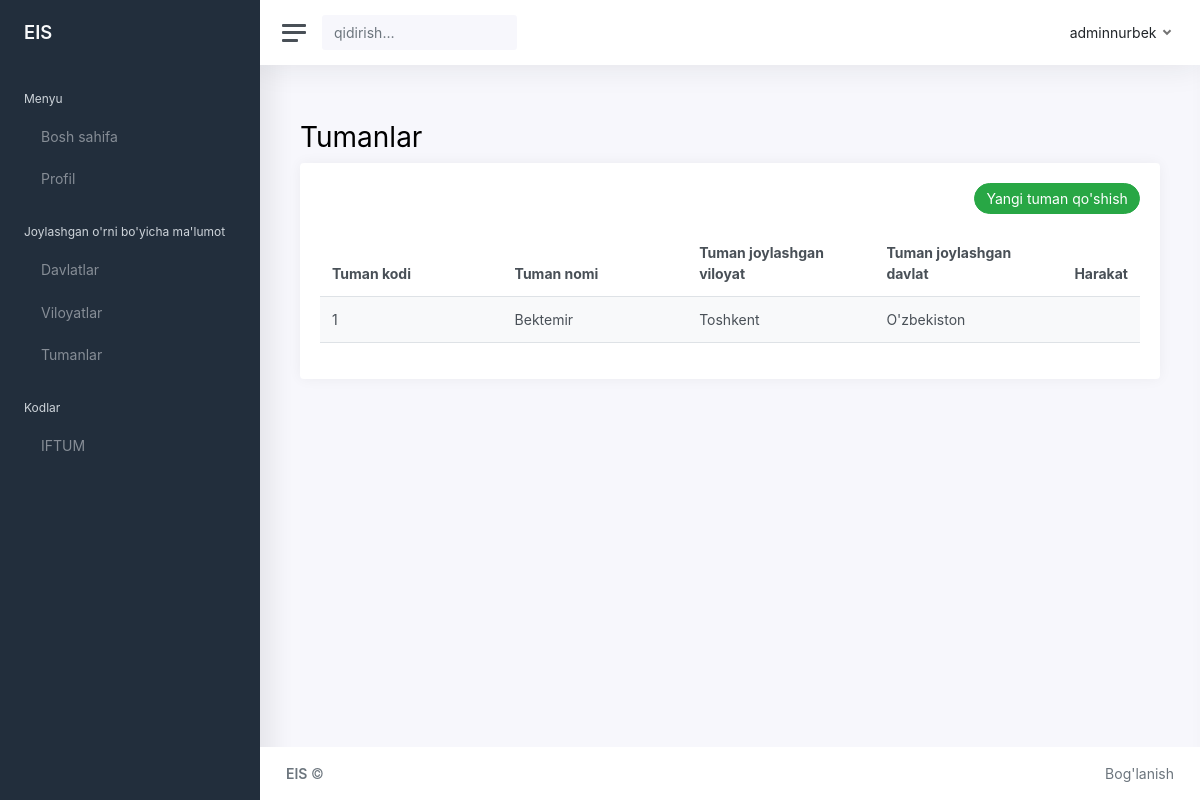
The app's page /secondadmin/tuman with its own data.
### secondadmin/models.py (models this page shows, shortened)
class Tuman(models.Model):
    tuman_davlati = models.CharField('Tuman/shahar joylashgan davlat', max_length=100)
    tuman_viloyati = models.CharField('Tuman/shahar joylashgan viloyat', max_length=100)
    tuman_kodi = models.IntegerField('Tuman/shahar kodi')
    tuman_nomi = models.CharField('Tuman/shahar nomi', max_length=100)
    owner = models.ForeignKey(to=User, on_delete=models.CASCADE)
    class Meta:
        ordering: ['-tuman_kodi']
        verbose_name_plural = '03_Tumanlar'

### secondadmin/views.py (the view)
# urls.py: path('tuman', views.tuman, name='tuman'),
def tuman(request):
    tuman = Tuman.objects.all()
    context = {
        'tuman': tuman
    }
    return render(request, 'secondadmin/parts/03_tuman.html', context)

### templates/secondadmin/parts/03_tuman.html (shortened to what this page needs)
{% extends 'secondadmin/base_sa.html' %}
{% block namepage %}
Tumanlar
{% endblock namepage %}
{% block content %}
<div class="row">
    <div class="col-12">
        <div class="card">
            <div class="card-body">
                <div class="text-md-right mb-3">
                    <a href="{% url 'addtuman' %}" class="btn btn-pill btn-success" > Yangi tuman qo'shish</a>
                </div>
                <table class="table table-striped table-hover">
                    {% include 'partials/_messages.html'%} {% csrf_token %}{% if tuman.count %}
                    <thead>
                        <tr>
                            <th style="width:25%;">Tuman kodi</th>
                            <th style="width:25%">Tuman nomi</th>
                            <th style="width:25%">Tuman joylashgan viloyat</th>
                            <th style="width:25%">Tuman joylashgan davlat</th>
                            <th>Harakat</th>
                        </tr>
                    </thead>
                    <tbody>
                        {% for vil in tuman %}
                            <tr>
                                <td>{{vil.tuman_kodi}}</td>
                                <td >{{vil.tuman_nomi}}</td>
                                <td >{{vil.tuman_viloyati}}</td>
                                <td >{{vil.tuman_davlati}}</td>
                                <td class="table-action">
                                </td>
                            </tr>
                        {% endfor %}
                    </tbody>
                  {% endif %}
                </table>
            </div>
        </div>
    </div>
</div>
{% endblock content %}

### records on screen
Tuman: tuman_kodi "1", tuman_nomi "Bektemir", tuman_viloyati "Toshkent", tuman_davlati "O'zbekiston"
